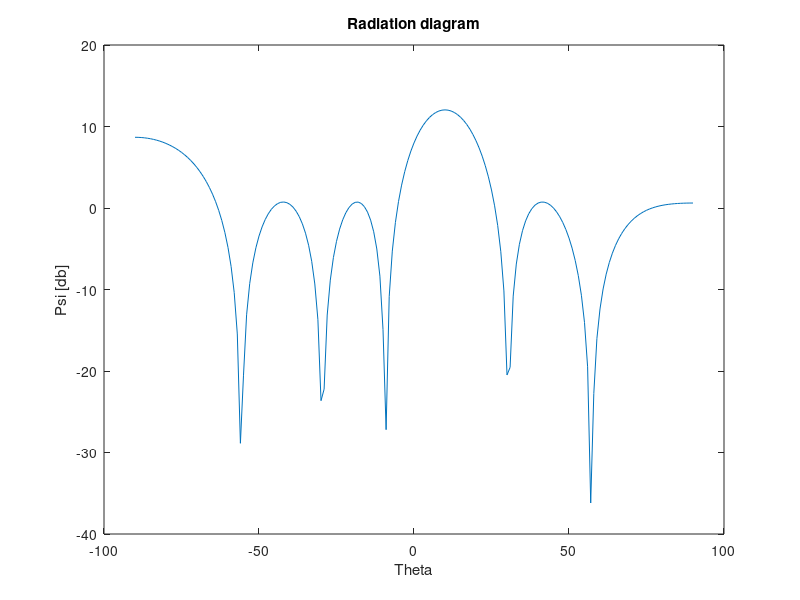
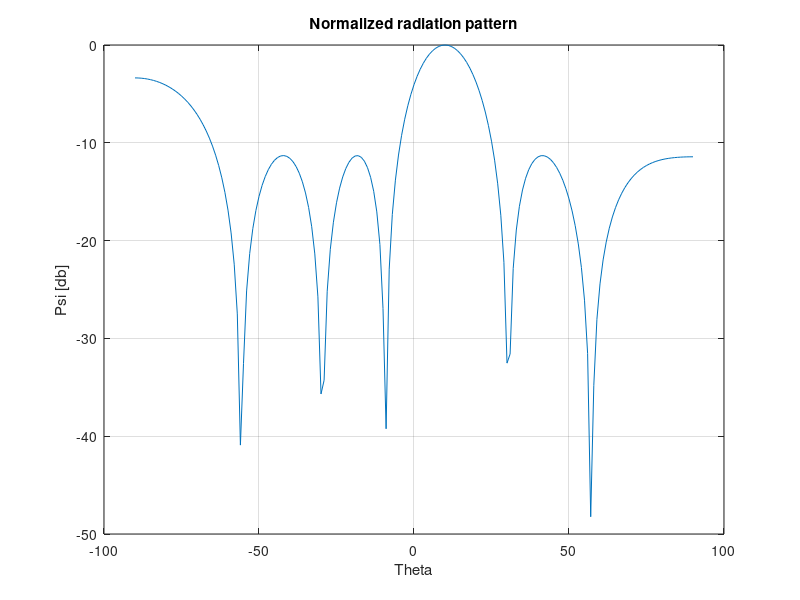
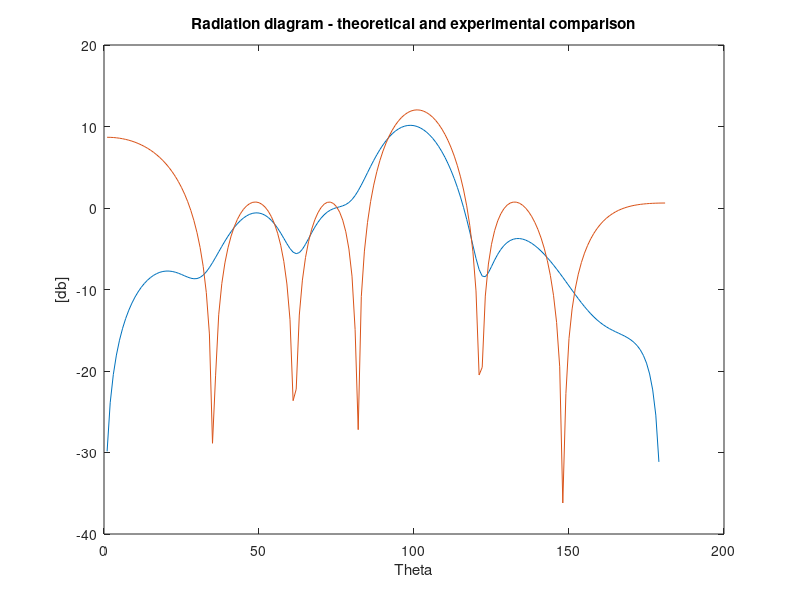

MATLAB code for these plots, in order:
clc
clear
close all
fo=10e9;
w=2*pi*fo;
epso=8.85e-12;
mio=4*pi*1e-7;
k=w*sqrt(epso*mio)
vp=1/sqrt(epso*mio)
lambda=vp/fo;
d=0.75*lambda
r=1000;
theta=-pi/2:pi/180:pi/2;
thetao=10*pi/180;
psi=0;
for j=1:4
   a(j,:)=exp(-1i*k*(r*cos(theta-thetao))).*exp(1i*k*(j-1)*d*sin(thetao));
   bi(j,:)=a(j,:).*exp(1i*k*(r-(j-1)*d.*sin(theta)));
   psi=psi+bi(j,:);
end
figure(1)
plot(180/pi*theta, 20*log10(abs(psi)))
xlabel('Theta')
ylabel('Psi [db]')
title('Radiation diagram')
figure(2)
plot(180/pi*theta, 20*log10(abs(psi)/max(abs(psi))))
xlabel('Theta')
ylabel('Psi [db]')
title('Normalized radiation pattern')
grid on;
data=[
-29.862130352420962,
-23.891744432129581,
-20.446620652386578,
-18.044516265381208,
-16.217890369606540,
-14.757855157830539,
-13.553529702914696,
-12.539609377087972,
-11.674812087843126,
-10.931651222007234,
-10.291092138423585,
-9.739556367455386,
-9.267144284567252,
-8.866526766754703,
-8.532219422608984,
-8.260080679731109,
-8.046939701764392,
-7.890293255013493,
-7.788026732298413,
-7.738120480907101,
-7.738301871926666,
-7.785598584724840,
-7.875742739156188,
-8.002376195048619,
-8.156030952098508,
-8.322936792070134,
-8.483888622883478,
-8.613723419734665,
-8.682335144836829,
-8.658243371259779,
-8.514905608121921,
-8.238007619775209,
-7.830183665106390,
-7.310300771445667,
-6.707764113881000,
-6.055176405051928,
-5.382613115877144,
-4.714738597983142,
-4.070258357344789,
-3.462653625388523,
-2.901353744305759,
-2.392884394248636,
-1.941813584159747,
-1.551467454673497,
-1.224447870075427,
-0.962997827331758,
-0.769255926782397,
-0.645430451065691,
-0.593911765984316,
-0.617329416185981,
-0.718545745276229,
-0.900557429462324,
-1.166243517294796,
-1.517842603864925,
-1.955945992182381,
-2.477638876982507,
-3.073211746277644,
-3.720730100052517,
-4.378245938191000,
-4.976007986877345,
-5.417319536160822,
-5.602332443220949,
-5.475677998627067,
-5.061950262788430,
-4.450012764623541,
-3.744246940917376,
-3.028580665268328,
-2.357310772249803,
-1.760513560208194,
-1.252096147484979,
-0.835841776162260,
-0.508875510253308,
-0.263124918126839,
-0.085408980235104,
0.043306016899451,
0.148860178739448,
0.264094966057853,
0.426890870760108,
0.674771404695347,
1.036394570294901,
1.523175111688415,
2.125887640862718,
2.818556538211035,
3.567028711414443,
4.337363074003688,
5.100971810288531,
5.836325480762831,
6.528493808344521,
7.167809751214070,
7.748434392248279,
8.267148877531808,
8.722445500525222,
9.113884256068120,
9.441652981536661,
9.706272598613651,
9.908401487887849,
10.048705710341231,
10.127771931999154,
10.146047252009746,
10.103795176640821,
10.001060323964184,
9.837636589017871,
9.613034815482870,
9.326446761403973,
8.976702484939541,
8.562218334067421,
8.080932611135706,
7.530225847471775,
6.906822747423836,
6.206673863394848,
5.424818350757247,
4.555237972778869,
3.590734474709379,
2.522915526283999,
1.342501873722843,
0.040474216494217,
-1.388694068402584,
-2.938822019667821,
-4.572795205472722,
-6.184059839561130,
-7.548271944581744,
-8.353992151915749,
-8.430444171798854,
-7.935913884722250,
-7.180773374078036,
-6.393367728056975,
-5.682964714759544,
-5.087423969821611,
-4.612534191402659,
-4.251843028955785,
-3.995159767950441,
-3.831906824412074,
-3.752310059095336,
-3.747717209349041,
-3.810581201944425,
-3.934328465311759,
-4.113200397594268,
-4.342101156407574,
-4.616462163333263,
-4.932124537809165,
-5.285237252718764,
-5.672167805593202,
-6.089422212358769,
-6.533571578861465,
-7.001183188011547,
-7.488754930771356,
-7.992653062869851,
-8.509054771074798,
-9.033898950408464,
-9.562850914347383,
-10.091289304450859,
-10.614325782269075,
-11.126869363241951,
-11.623746330431922,
-12.099882270917901,
-12.550544074575852,
-12.971627158067395,
-13.359959185285971,
-13.713580662108896,
-14.031960259147839,
-14.316112098565062,
-14.568602911668718,
-14.793463632104473,
-14.996044904491967,
-15.182872912366790,
-15.361569242651312,
-15.540899865092262,
-15.731021110553584,
-15.944004039940422,
-16.194753696639268,
-16.502511849949858,
-16.893269156978910,
-17.403677252517543,
-18.087600949244774,
-19.027751090740878,
-20.358499556419684,
-22.318664419322396,
-25.410399008146747,
-31.150256756606787
];
figure(3)
plot(data)
hold on
plot(20*log10(abs(psi)))
xlabel('Theta')
ylabel('[db]')
title('Radiation diagram - theoretical and experimental comparison')
